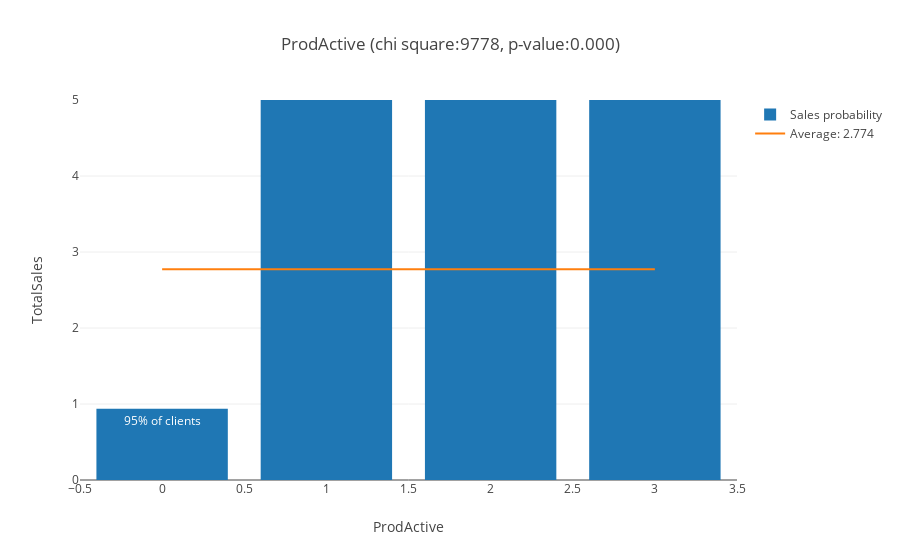

Notebook code for this chart:
### Markdown cell above
### ProdActive ###

Number of active products

### Code cell
chi, pval, fig = analyze_feature('ProdActive', db1, categorical=False)
scores['ProdActive'] = (chi, pval)
iplot(fig)

### Figure 1 — Plotly figure (JSON) as saved in the notebook; plotly's stock layout.template omitted (floating-point values rounded to 4 significant figures)
{"data": [{"error_y": {"array": [6.844, 25.87, 27.23, 25.56], "type": "data", "visible": false}, "name": "Sales probability", "text": ["95% of clients", "4% of clients", "0% of clients", "0% of clients"], "type": "bar", "x": [0, 1, 2, 3], "y": [0.9373, 41.13, 28.87, 47.28]}, {"mode": "lines", "name": "Average: 2.774", "type": "scatter", "x": [0, 3], "y": [2.774, 2.774]}], "layout": {"barmode": "group", "title": "ProdActive (chi square:9778, p-value:0.000)", "xaxis": {"title": "ProdActive"}, "yaxis": {"range": [0, 5], "title": "TotalSales"}}}
